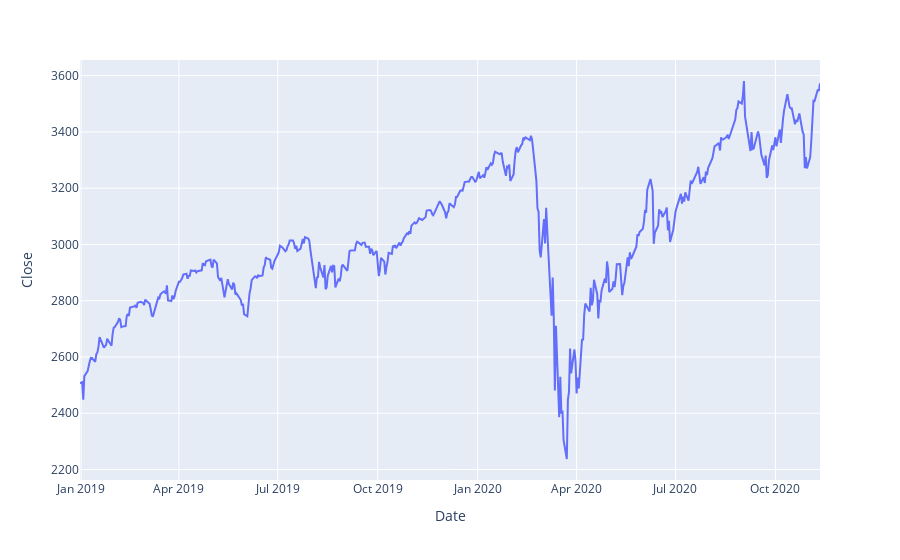

Write notebook code for a chart like this one.
### Code cell
px.line(df, x='Date', y='Close')

### Figure 1 — Plotly figure (JSON) as saved in the notebook; plotly's stock layout.template omitted (floating-point values rounded to 4 significant figures; data arrays with more than 128 entries replaced by an {"elided": "..."} marker saying what was removed)
{"data": [{"hovertemplate": "Date=%{x}<br>Close=%{y}<extra></extra>", "legendgroup": "", "line": {"color": "#636efa", "dash": "solid"}, "mode": "lines", "name": "", "orientation": "v", "showlegend": false, "type": "scatter", "x": {"elided": "681 str values"}, "xaxis": "x", "y": {"elided": "681 float values"}, "yaxis": "y"}], "layout": {"autosize": true, "legend": {"tracegroupgap": 0}, "margin": {"t": 60}, "xaxis": {"anchor": "y", "autorange": true, "domain": [0, 1], "range": ["2018-12-31", "2020-11-11"], "title": {"text": "Date"}, "type": "date"}, "yaxis": {"anchor": "x", "autorange": true, "domain": [0, 1], "range": [2163.0, 3655.0], "title": {"text": "Close"}, "type": "linear"}}}
